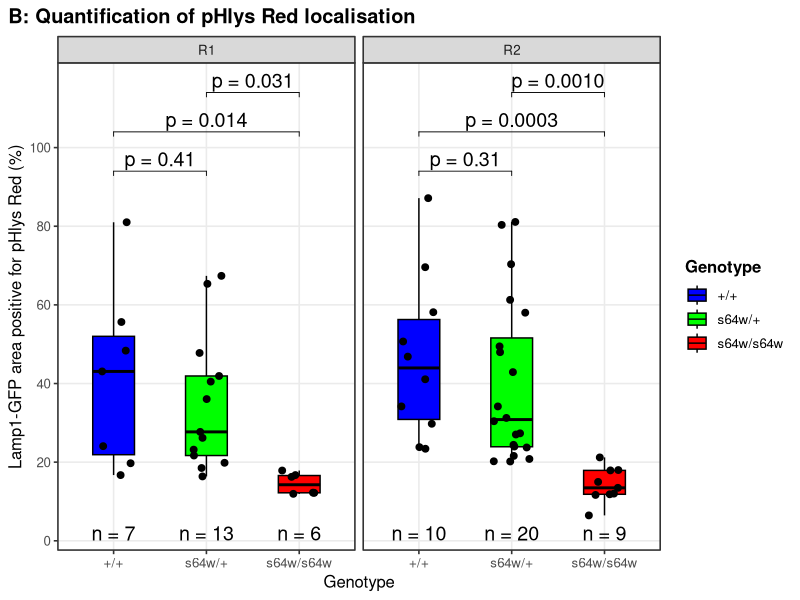
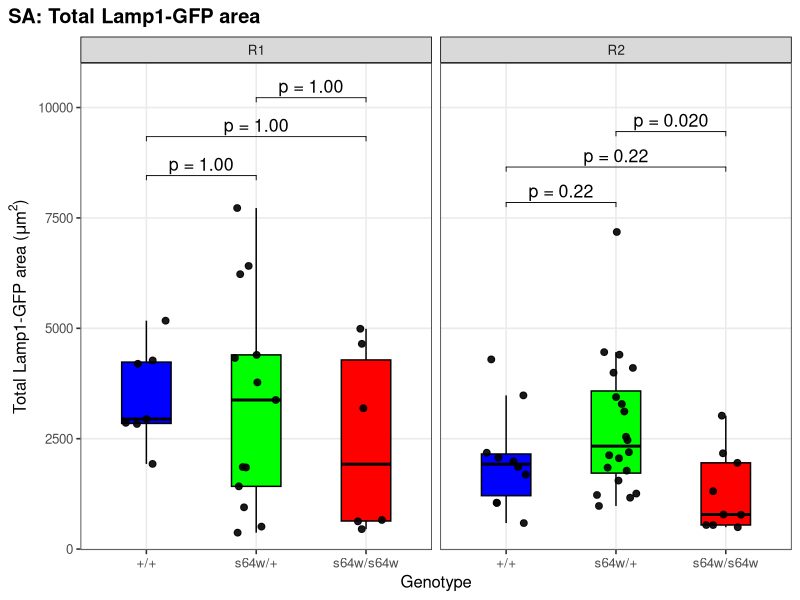
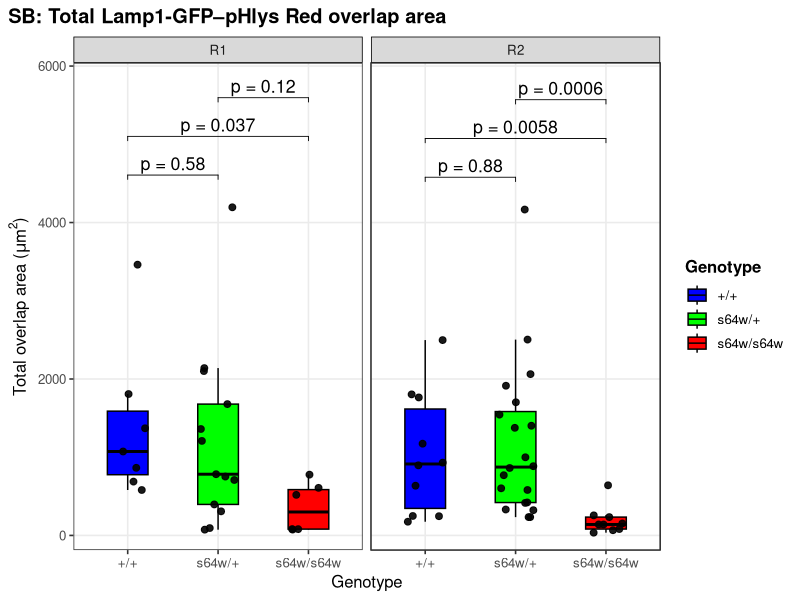

These charts were generated, in order, by the following R code:
library(tidyverse)
library(glmmTMB)
library(emmeans)
library(ggpubr)
library(readr)

# Import and prepare replicate 1
df_r1 <- readxl::read_excel("data/pHlys_Red/pHlys red 1.xlsx") %>%
  transmute(replicate = "R1",
            fly_id = `Fly number`,
            genotype = factor(Genotype,
                              levels = c("+/+", "s64w/+", "s64w/s64w")),
            gfp = GFP,
            overlap = AND,
            phlys_red = pHlysred,
            # Panel B: percentage of Lamp1-GFP area positive for pHlys Red
            pct_acidified = 100 * overlap / gfp,
            # Diagnostic variables
            relative_red_load = 100 * phlys_red / gfp,
            pct_red_in_gfp = 100 * overlap / phlys_red) %>%
  filter(gfp > 0,
         phlys_red > 0,
         is.finite(pct_acidified),
         is.finite(relative_red_load),
         is.finite(pct_red_in_gfp))

# Import and prepare replicate 2
df_r2 <- readxl::read_excel("data/pHlys_Red/pHlys red 2.xlsx") %>%
  transmute(replicate = "R2",
            fly_id = `Fly number`,
            genotype = factor(Genotype,
                              levels = c("+/+", "s64w/+", "s64w/s64w")),
            gfp = GFP,
            overlap = AND,
            phlys_red = pHlysred,
            # Panel B: percentage of Lamp1-GFP area positive for pHlys Red
            pct_acidified = 100 * overlap / gfp,
            # Diagnostic variables
            relative_red_load = 100 * phlys_red / gfp,
            pct_red_in_gfp = 100 * overlap / phlys_red) %>%
  filter(gfp > 0,
         phlys_red > 0,
         is.finite(pct_acidified),
         is.finite(relative_red_load),
         is.finite(pct_red_in_gfp))

# Beta regression and pairwise comparisons
# Pairwise contrast definitions shared by R1 and R2
contrast_definitions <- list("+/+ vs s64w/+"       = c(1, -1, 0),
                             "+/+ vs s64w/s64w"    = c(1, 0, -1),
                             "s64w/+ vs s64w/s64w" = c(0, 1, -1))

# Format adjusted p values for plotting
format_p <- function(p) {case_when(is.na(p)   ~ NA_character_,
                                   p < 0.0001 ~ paste0("p = ",
                                                       format(p, scientific = TRUE, digits = 3)),
                                   p < 0.01   ~ sprintf("p = %.4f", p),
                                   p < 0.10   ~ sprintf("p = %.3f", p),
                                   TRUE       ~ sprintf("p = %.2f", p))}

# Replicate 1
# Convert proportions from [0, 1] to (0, 1), because beta
# regression does not permit exact zero or one values
n_r1 <- nrow(df_r1)

model_data_r1 <- df_r1 %>%
  mutate(proportion = pct_acidified / 100,
         proportion_adjusted = (proportion * (n_r1 - 1) + 0.5) / n_r1)

# Beta regression with logit link
fit_beta_r1 <- glmmTMB(proportion_adjusted ~ genotype,
                       family = beta_family(link = "logit"),
                       data = model_data_r1)

# Estimated marginal means
emm_r1 <- emmeans(fit_beta_r1,
                  ~ genotype,
                  type = "response")

# Pairwise comparisons with Holm correction within R1
contrasts_r1 <- contrast(emm_r1,
                         method = contrast_definitions,
                         adjust = "holm") %>%
  summary() %>%
  as.data.frame()

plot_stat_r1 <- contrasts_r1 %>%
  mutate(replicate = "R1",
         group1 = case_when(contrast == "+/+ vs s64w/+" ~ "+/+",
                            contrast == "+/+ vs s64w/s64w" ~ "+/+",
                            contrast == "s64w/+ vs s64w/s64w" ~ "s64w/+"),
         group2 = case_when(contrast == "+/+ vs s64w/+" ~ "s64w/+",
                            contrast == "+/+ vs s64w/s64w" ~ "s64w/s64w",
                            contrast == "s64w/+ vs s64w/s64w" ~ "s64w/s64w"),
         label = format_p(p.value),
         y.position = case_when(contrast == "+/+ vs s64w/+" ~ 94,
                                contrast == "s64w/+ vs s64w/s64w" ~ 114,
                                contrast == "+/+ vs s64w/s64w" ~ 104)) %>%
  select(replicate,
         group1,
         group2,
         p.adj = p.value,
         label,
         y.position)

plot_stat_r1

# Sample sizes
sample_sizes_r1 <- df_r1 %>%
  count(genotype, name = "n") %>%
  mutate(replicate = "R1",
         y.position = 2,
         label = paste0("n = ", n))

sample_sizes_r1

# Replicate 2
n_r2 <- nrow(df_r2)

model_data_r2 <- df_r2 %>%
  mutate(proportion = pct_acidified / 100,
         proportion_adjusted = (proportion * (n_r2 - 1) + 0.5) / n_r2)

# Beta regression with logit link
fit_beta_r2 <- glmmTMB(proportion_adjusted ~ genotype,
                       family = beta_family(link = "logit"),
                       data = model_data_r2)

# Estimated marginal means
emm_r2 <- emmeans(fit_beta_r2,
                  ~ genotype,
                  type = "response")

# Pairwise comparisons with Holm correction within R2
contrasts_r2 <- contrast(emm_r2,
                         method = contrast_definitions,
                         adjust = "holm") %>%
  summary() %>%
  as.data.frame()

plot_stat_r2 <- contrasts_r2 %>%
  mutate(replicate = "R2",
         group1 = case_when(contrast == "+/+ vs s64w/+" ~ "+/+",
                            contrast == "+/+ vs s64w/s64w" ~ "+/+",
                            contrast == "s64w/+ vs s64w/s64w" ~ "s64w/+"),
         group2 = case_when(contrast == "+/+ vs s64w/+" ~ "s64w/+",
                            contrast == "+/+ vs s64w/s64w" ~ "s64w/s64w",
                            contrast == "s64w/+ vs s64w/s64w" ~ "s64w/s64w"),
         label = format_p(p.value),
         y.position = case_when(contrast == "+/+ vs s64w/+" ~ 94,
                                contrast == "s64w/+ vs s64w/s64w" ~ 114,
                                contrast == "+/+ vs s64w/s64w" ~ 104)) %>%
  select(replicate,
         group1,
         group2,
         p.adj = p.value,
         label,
         y.position)

plot_stat_r2

# Sample sizes
sample_sizes_r2 <- df_r2 %>%
  count(genotype, name = "n") %>%
  mutate(replicate = "R2",
         y.position = 2,
         label = paste0("n = ", n))

sample_sizes_r2

# Combine R1 and R2 for plotting
df_plot <- bind_rows(df_r1,
                     df_r2) %>%
  mutate(replicate = factor(replicate,
                            levels = c("R1", "R2")))

plot_stats <- bind_rows(plot_stat_r1,
                        plot_stat_r2) %>%
  mutate(replicate = factor(replicate,
                            levels = c("R1", "R2")))

sample_sizes <- bind_rows(sample_sizes_r1,
                          sample_sizes_r2) %>%
  mutate(replicate = factor(replicate,
                            levels = c("R1", "R2")))

# Generate Figure 2B
genotype_colours <- c("+/+" = "blue",
                      "s64w/+" = "green",
                      "s64w/s64w" = "red")

set.seed(1)

figure_2b <- ggplot(df_plot,
                    aes(x = genotype, y = pct_acidified, fill = genotype)) +
  geom_boxplot(width = 0.45,
               outlier.shape = NA,
               colour = "black") +
  geom_jitter(width = 0.20,
              size = 2,
              alpha = 1,
              show.legend = FALSE) +
  geom_text(data = sample_sizes,
            aes(x = genotype,
                y = y.position,
                label = label),
            inherit.aes = FALSE,
            size = 5) +
  stat_pvalue_manual(plot_stats,
                     label = "label",
                     xmin = "group1",
                     xmax = "group2",
                     y.position = "y.position",
                     tip.length = 0.01,
                     size = 5,
                     inherit.aes = FALSE) +
  facet_wrap(~ replicate,
             nrow = 1) +
  scale_fill_manual(values = genotype_colours,
                    name = "Genotype") +
  scale_y_continuous(breaks = seq(0, 100, 20),
                     expand = expansion(mult = c(0.02, 0.03))) +
  coord_cartesian(ylim = c(0, 118),
                  clip = "off") +
  labs(x = "Genotype",
       y = "Lamp1-GFP area positive for pHlys Red (%)",
       title = "B: Quantification of pHlys Red localisation") +
  theme_bw(base_size = 12) +
  theme(panel.grid.minor    = element_blank(),
        plot.title.position = "plot",
        plot.title          = element_text(hjust = 0, face = "bold"),
        legend.position     = "right",
        legend.box          = "vertical",
        legend.title        = element_text(face = "bold"))

figure_2b

# Supplementary Figure S2A
# Replicate 1
gfp_r1 <- df_r1 %>%
  filter(is.finite(gfp),
         gfp > 0)

kw_gfp_r1 <- kruskal.test(gfp ~ genotype,
                          data = gfp_r1)

pairwise_gfp_r1 <- pairwise.wilcox.test(x = gfp_r1$gfp,
                                        g = gfp_r1$genotype,
                                        p.adjust.method = "holm",
                                        exact = FALSE)

# Replicate 2
gfp_r2 <- df_r2 %>%
  filter(is.finite(gfp),
         gfp > 0)

kw_gfp_r2 <- kruskal.test(gfp ~ genotype,
                          data = gfp_r2)

pairwise_gfp_r2 <- pairwise.wilcox.test(x = gfp_r2$gfp,
                                        g = gfp_r2$genotype,
                                        p.adjust.method = "holm",
                                        exact = FALSE)

gfp_comparisons <- list(c("+/+", "s64w/+"),
                        c("+/+", "s64w/s64w"),
                        c("s64w/+", "s64w/s64w"))

run_pairwise_wilcox <- function(data, replicate_label) {
  purrr::map_dfr(gfp_comparisons,
                 function(groups) {
                   test_data <- data %>%
                     filter(genotype %in% groups) %>%
                     droplevels()
                   test_result <- wilcox.test(gfp ~ genotype,
                                              data = test_data,
                                              exact = FALSE)
                   tibble(replicate = replicate_label,
                          group1 = groups[1],
                          group2 = groups[2],
                          p.raw = test_result$p.value)}) %>%
    mutate(p.adj = p.adjust(p.raw, method = "holm"),
           label = format_p(p.adj))}

gfp_stats_r1 <- run_pairwise_wilcox(gfp_r1,
                                    "R1")

gfp_stats_r2 <- run_pairwise_wilcox(gfp_r2,
                                    "R2")

# Set bracket positions on the original area scale
gfp_max_r1 <- max(gfp_r1$gfp, na.rm = TRUE)
gfp_max_r2 <- max(gfp_r2$gfp, na.rm = TRUE)

gfp_range_r1 <- diff(range(gfp_r1$gfp, na.rm = TRUE))
gfp_range_r2 <- diff(range(gfp_r2$gfp, na.rm = TRUE))

gfp_stats_r1 <- gfp_stats_r1 %>%
  mutate(y.position = case_when(group1 == "+/+" & group2 == "s64w/+" ~  gfp_max_r1 + 0.10 * gfp_range_r1,
                                group1 == "s64w/+" & group2 == "s64w/s64w" ~ gfp_max_r1 + 0.34 * gfp_range_r1,
                                group1 == "+/+" & group2 == "s64w/s64w" ~ gfp_max_r1 + 0.22 * gfp_range_r1))

gfp_stats_r2 <- gfp_stats_r2 %>%
  mutate(y.position = case_when(group1 == "+/+" & group2 == "s64w/+" ~ gfp_max_r2 + 0.10 * gfp_range_r2,
                                group1 == "s64w/+" & group2 == "s64w/s64w" ~  gfp_max_r2 + 0.34 * gfp_range_r2,
                                group1 == "+/+" & group2 == "s64w/s64w" ~ gfp_max_r2 + 0.22 * gfp_range_r2))

# Combine R1 and R2 for plotting
gfp_plot_data <- bind_rows(gfp_r1,
                           gfp_r2) %>%
  mutate(replicate = factor(replicate,
                            levels = c("R1", "R2")))

# Keep and display all three pairwise comparisons
gfp_plot_stats <- bind_rows(gfp_stats_r1,
                            gfp_stats_r2) %>%
  mutate(replicate = factor(replicate,
                            levels = c("R1", "R2")))

# Supplementary Figure S2A
genotype_colours <- c("+/+" = "blue",
                      "s64w/+" = "green",
                      "s64w/s64w" = "red")

set.seed(2)

figure_s6a <- ggplot(gfp_plot_data,
                     aes(x = genotype,
                         y = gfp,
                         fill = genotype)) +
  geom_boxplot(width = 0.45,
               outlier.shape = NA,
               colour = "black") +
  geom_jitter(width = 0.20,
              size = 2,
              alpha = 0.9,
              show.legend = FALSE) +
  ggpubr::stat_pvalue_manual(gfp_plot_stats,
                             label = "label",
                             xmin = "group1",
                             xmax = "group2",
                             y.position = "y.position",
                             tip.length = 0.01,
                             size = 4.5,
                             inherit.aes = FALSE) +
  facet_wrap(~ replicate,
             nrow = 1) +
  scale_fill_manual(values = genotype_colours,
                    name = "Genotype") +
  scale_y_continuous(expand = expansion(mult = c(0.04, 0.08))) +
  labs(x = "Genotype",
       y = expression("Total Lamp1-GFP area (" * mu * "m"^2 * ")"),
       title = "SA: Total Lamp1-GFP area") +
  theme_bw(base_size = 12) +
  theme(panel.grid.minor = element_blank(),
        plot.title.position = "plot",
        plot.title = element_text(hjust = 0,
                                  face = "bold"),
        strip.background = element_rect(fill = "grey85",
                                        colour = "black"),
        strip.text = element_text(face = "plain"),
        legend.position = "right",
        legend.title = element_text(face = "bold")) + theme(legend.position="none")

figure_s6a

# Supplementary Figure S2B
# Replicate 1
overlap_r1 <- df_r1 %>%
  filter(is.finite(overlap),
         overlap >= 0)

kw_overlap_r1 <- kruskal.test(overlap ~ genotype,
                              data = overlap_r1)

# Replicate 2
overlap_r2 <- df_r2 %>%
  filter(is.finite(overlap),
         overlap >= 0)

kw_overlap_r2 <- kruskal.test(overlap ~ genotype,
                              data = overlap_r2)

overlap_comparisons <- list(c("+/+", "s64w/+"),
                            c("+/+", "s64w/s64w"),
                            c("s64w/+", "s64w/s64w"))

run_pairwise_overlap <- function(data, replicate_label) {
  purrr::map_dfr(overlap_comparisons,
                 function(groups) {test_data <- data %>%
                   filter(genotype %in% groups) %>%
                   droplevels()
                 test_result <- wilcox.test(overlap ~ genotype,
                                            data = test_data,
                                            exact = FALSE)
                 tibble(replicate = replicate_label,
                        group1 = groups[1],
                        group2 = groups[2],
                        p.raw = test_result$p.value)}) %>%
    mutate(p.adj = p.adjust(p.raw, method = "holm"),
           label = format_p(p.adj))}

overlap_stats_r1 <- run_pairwise_overlap(overlap_r1,
                                         "R1")

overlap_stats_r2 <- run_pairwise_overlap(overlap_r2,
                                         "R2")

# Set bracket positions on the original area scale
overlap_max_r1 <- max(overlap_r1$overlap, na.rm = TRUE)
overlap_max_r2 <- max(overlap_r2$overlap, na.rm = TRUE)

overlap_range_r1 <- diff(range(overlap_r1$overlap, na.rm = TRUE))
overlap_range_r2 <- diff(range(overlap_r2$overlap, na.rm = TRUE))

overlap_stats_r1 <- overlap_stats_r1 %>%
  mutate(y.position = case_when(group1 == "+/+" & group2 == "s64w/+" ~ overlap_max_r1 + 0.10 * overlap_range_r1,
                                group1 == "+/+" & group2 == "s64w/s64w" ~ overlap_max_r1 + 0.22 * overlap_range_r1,
                                group1 == "s64w/+" & group2 == "s64w/s64w" ~ overlap_max_r1 + 0.34 * overlap_range_r1))

overlap_stats_r2 <- overlap_stats_r2 %>%
  mutate(y.position = case_when(group1 == "+/+" & group2 == "s64w/+" ~ overlap_max_r2 + 0.10 * overlap_range_r2,
                                group1 == "+/+" & group2 == "s64w/s64w" ~ overlap_max_r2 + 0.22 * overlap_range_r2,
                                group1 == "s64w/+" & group2 == "s64w/s64w" ~ overlap_max_r2 + 0.34 * overlap_range_r2))

# Combine R1 and R2 for plotting
overlap_plot_data <- bind_rows(overlap_r1,
                               overlap_r2) %>%
  mutate(replicate = factor(replicate,
                            levels = c("R1", "R2")))

# Keep and display all three pairwise comparisons
overlap_plot_stats <- bind_rows(overlap_stats_r1,
                                overlap_stats_r2) %>%
  mutate(replicate = factor(replicate,
                            levels = c("R1", "R2")))

# Supplementary Figure S2B
set.seed(3)

figure_s6b <- ggplot(overlap_plot_data,
                     aes(x = genotype,
                         y = overlap,
                         fill = genotype)) +
  geom_boxplot(width = 0.45,
               outlier.shape = NA,
               colour = "black") +
  geom_jitter(width = 0.20,
              size = 2,
              alpha = 0.9,
              show.legend = FALSE) +
  ggpubr::stat_pvalue_manual(overlap_plot_stats,
                             label = "label",
                             xmin = "group1",
                             xmax = "group2",
                             y.position = "y.position",
                             tip.length = 0.01,
                             size = 4.5,
                             inherit.aes = FALSE) +
  facet_wrap(~ replicate,
             nrow = 1) +
  scale_fill_manual(values = genotype_colours,
                    name = "Genotype") +
  scale_y_continuous(expand = expansion(mult = c(0.04, 0.08))) +
  labs(x = "Genotype",
       y = expression("Total overlap area (" * mu * "m"^2 * ")"),
       title = "SB: Total Lamp1-GFP–pHlys Red overlap area") +
  theme_bw(base_size = 12) +
  theme(panel.grid.minor = element_blank(),
        plot.title.position = "plot",
        plot.title = element_text(hjust = 0,
                                  face = "bold"),
        strip.background = element_rect(fill = "grey85",
                                        colour = "black"),
        strip.text = element_text(face = "plain"),
        legend.position = "right",
        legend.title = element_text(face = "bold"))

figure_s6b
